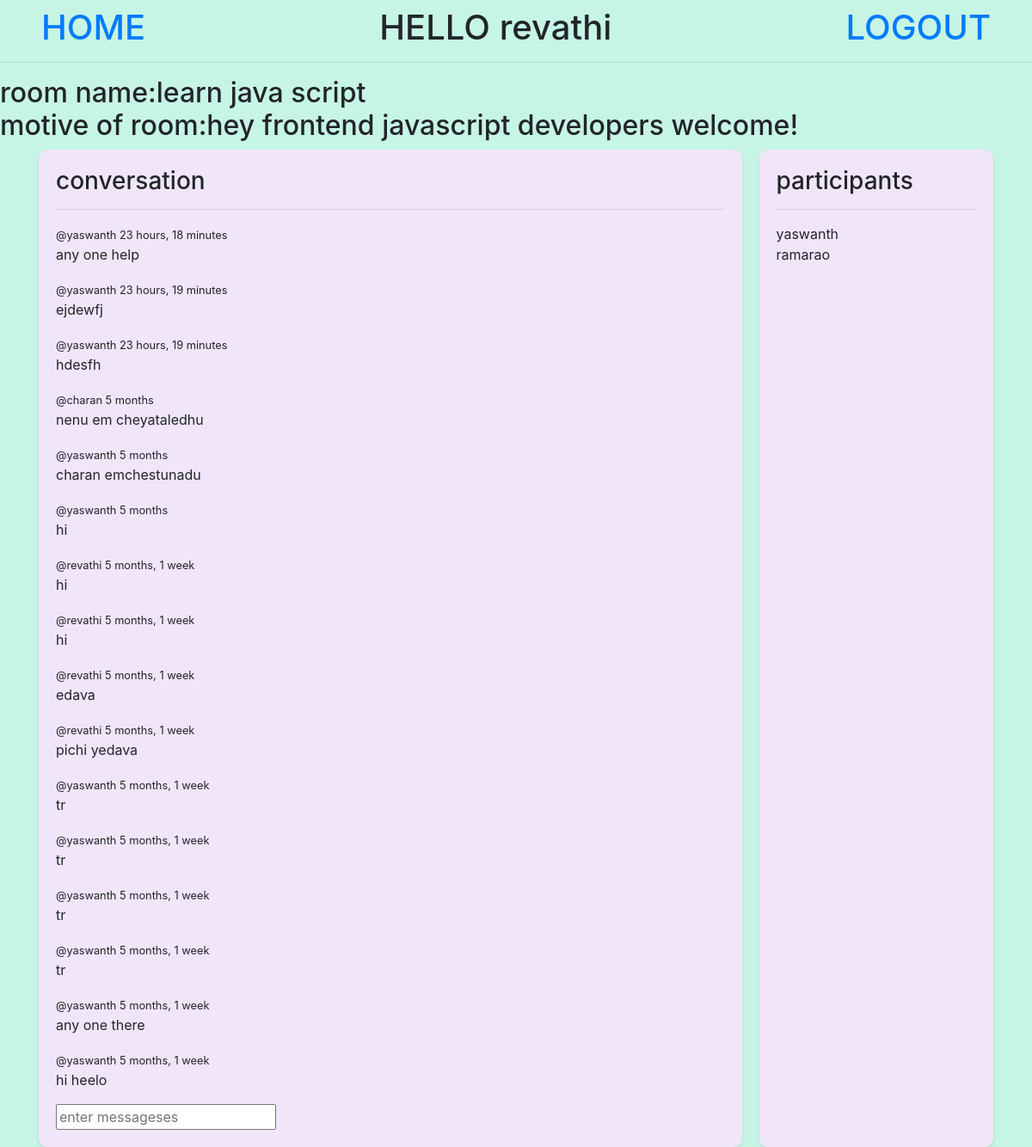
/room/1/ (signed in), run on the app's committed database.
### base/models.py (models this page shows, shortened)
class Room(models.Model):
    host = models.ForeignKey(User, on_delete=models.SET_NULL, null=True)
    topic = models.ForeignKey(Topic, on_delete=models.SET_NULL, null=True)
    name = models.CharField(max_length=200)
    participants = models.ManyToManyField(User, related_name="paricipants", blank=True)
    description = models.TextField(null=True, blank=True)
    updated = models.DateTimeField(auto_now=True)
    created = models.DateTimeField(auto_now_add=True)
    id = models.AutoField(primary_key=True)
    class Meta:
        ordering = ["-updated", "-created"]

class Message(models.Model):
    user = models.ForeignKey(User, on_delete=models.CASCADE)
    room = models.ForeignKey(Room, on_delete=models.CASCADE)
    body = models.TextField()
    updated = models.DateTimeField(auto_now=True)
    created = models.DateTimeField(auto_now_add=True)
    class Meta:
        ordering = ["-updated", "-created"]

### base/views.py (the view, shortened to what this page needs)
# urls.py: path("room/<str:pk>/", room, name="room"),
def room(request, pk):
    thisroom = Room.objects.get(id=pk)
    room_messages = thisroom.message_set.all().order_by("-created")
    participants = thisroom.participants.all()
    context = {
        "room": thisroom,
        "room_messages": room_messages,
        "participants": participants,
    }
    return render(request, "base/room.html", context)

### base/templates/base/room.html (shortened to what this page needs)
{% extends 'navbar.html' %}
{% load static %}
{%block content %}
<html>
<head>
    <link rel="stylesheet" href="https://cdn.jsdelivr.net/npm/bootstrap@4.3.0/dist/css/bootstrap.min.css">
    <link rel="stylesheet" type="text/css" href="{% static 'style\room.css' %}">
</head>
<h2>
    <hr>
    room name:{{room.name}}
    <br>
    motive of room:{{room.description}}
</h2>
<body>
    <div class="container">
        <div class="box">
            <h3>conversation</h3>
            <hr>
            {% for message in room_messages %}
            <small> @{{message.user}} {{message.created|timesince}}</small>
            <p>{{message.body}}</p>
            {% endfor %}
            {% if request.user.is_authenticated %}
            <form method="POST">
                <input type="text" name="body" placeholder="enter messageses">
            </form>
            {% endif %}
        </div>
        <div class="box">
            <h3>participants</h3>
            <hr>
            {% for user in participants %}
            <div>
                {{user.username}}
            </div>
            {% endfor %}
        </div>
    </div>
</body>
{% endblock content %}

### templates/navbar.html (shortened to what this page needs)
<!doctype html>
{% load static %}
<html lang="en">
<head>
    <link rel="stylesheet" href="https://cdn.jsdelivr.net/npm/bootstrap@4.3.0/dist/css/bootstrap.min.css">
    <link rel="stylesheet" type="text/css" href="{% static 'style\navbar.css' %}" />
</head>
<body>
    <h1>
        <a href=" {% url 'home' %}" class="home"> HOME</a>
        {% if request.user.is_authenticated %}
        <a href="{% url 'logout' %}" class="login">LOGOUT</a>
        {% else %}
        <a href="{% url 'login' %}" class="login">LOGIN</a>
        {% endif %}
        <h1 style="text-align: center;">HELLO {{request.user}}</h1>
        {% block content %}
        {% endblock content %}
    </h1>
</body>
</html>

### static/style/navbar.css (style rules this page uses)
.home { float: left; margin-left: 4%; }
body { background-color: Hex #9eb3cb; }
.login { float: right; margin-right: 4%; }

### static/style/room.css (style rules this page uses)
.container { display: grid; grid-template-columns: 3fr 1fr; grid-gap: 20px; }
.box { background-color: #f1e6f9; padding: 20px; border-radius: 10px; box-shadow: 0 2px 4px rgba(0, 0, 0, 0.1); overflow: auto; }
body { background-color: rgb(199, 245, 229); }

### data on the page
Room: name "learn java script", description "hey frontend javascript developers welcome!"
Message: user "yaswanth", created "23 hours, 18 minutes", body "any one help"
Message: user "yaswanth", created "23 hours, 19 minutes", body "ejdewfj"
Message: user "yaswanth", created "23 hours, 19 minutes", body "hdesfh"
Message: user "charan", created "5 months", body "nenu em cheyataledhu"
Message: user "yaswanth", created "5 months", body "charan emchestunadu"
Message: user "yaswanth", created "5 months", body "hi"
Message: user "revathi", created "5 months, 1 week", body "hi"
Message: user "revathi", created "5 months, 1 week", body "hi"
Message: user "revathi", created "5 months, 1 week", body "edava"
Message: user "revathi", created "5 months, 1 week", body "pichi yedava"
Message: user "yaswanth", created "5 months, 1 week", body "tr"
Message: user "yaswanth", created "5 months, 1 week", body "tr"
Message: user "yaswanth", created "5 months, 1 week", body "tr"
Message: user "yaswanth", created "5 months, 1 week", body "tr"
Message: user "yaswanth", created "5 months, 1 week", body "any one there"
Message: user "yaswanth", created "5 months, 1 week", body "hi heelo"

### other printed values
{{ request.user }} "revathi"
{{ user.username }} "yaswanth"
{{ user.username }} "ramarao"
